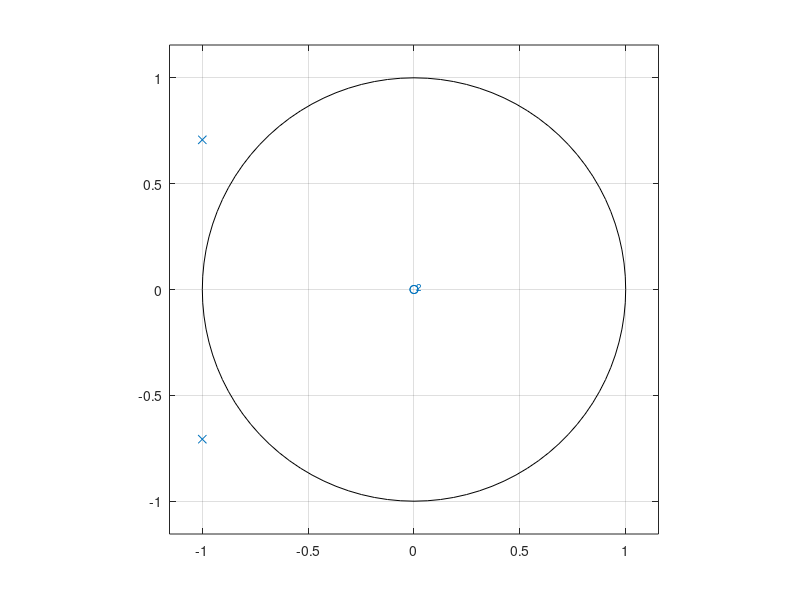

Here is the MATLAB script that generated this plot:
% Problem 1

f = 2*logspace(0,4,1000);

wc = 1000;
n = 4;
K = [0, .8, 3, 3.9];


for k = K
  H = (wc^n)./((i*f + wc).^4 + k*wc^4);
  actual_dc = abs(H(1))
  expected = 1/(1+k)
  plot(f, 20*log10(abs(H)))
  hold on 
end
set(gca, 'XScale', 'log')
xlim([2, 20000])
ylabel('Magnitude (dB)')
xlabel('Frequency (Hz)')
hold off


%Problem 3
k = -.1;
zplane([], [1, 2, 1+k]);
k = 0;
zplane([], [1, 2, 1+k]);
k = .5;
zplane([], [1, 2, 1+k]);
